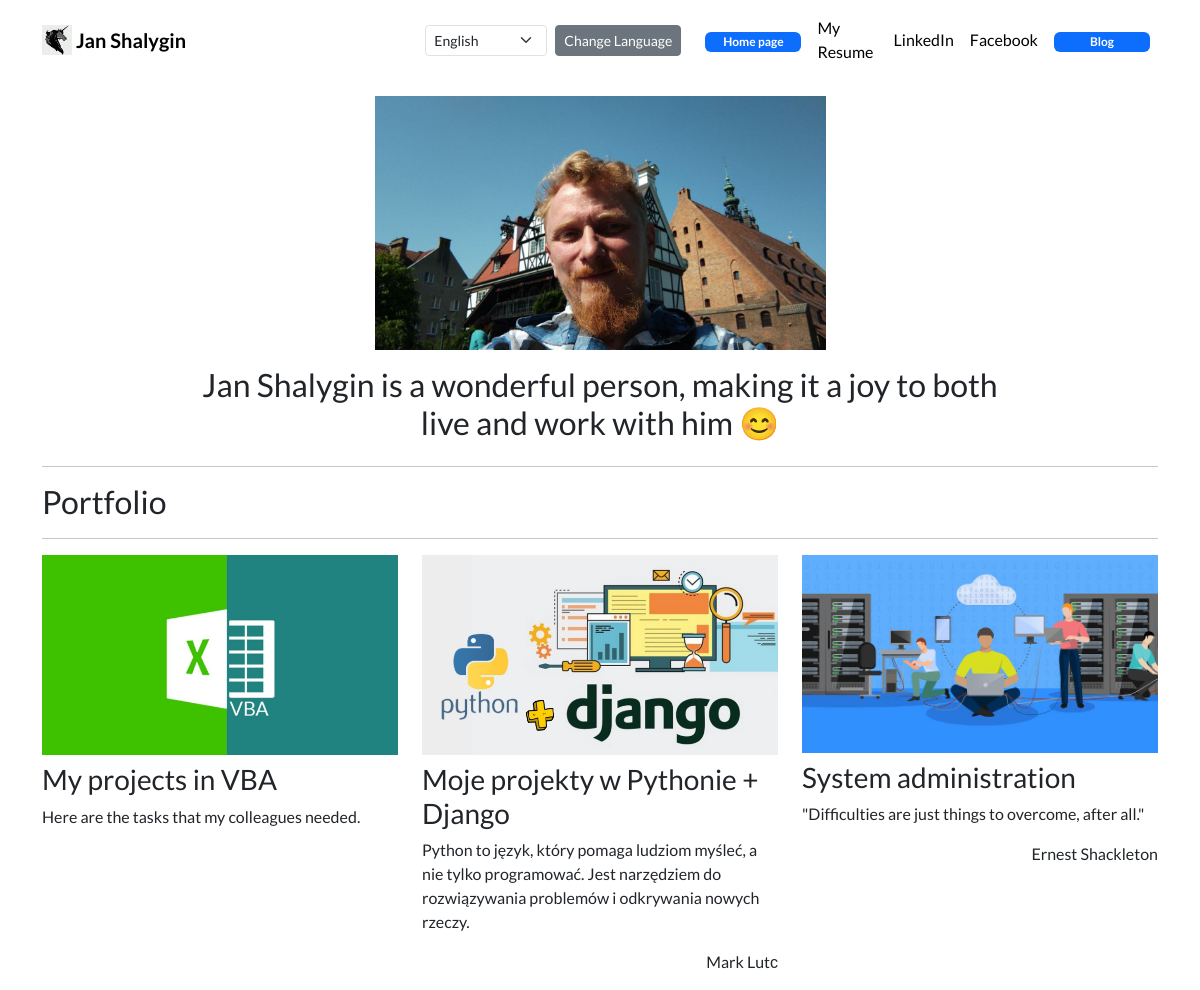
The page /en/ on the database its author committed.
### portfolio/models.py (models this page shows, shortened)
class Project(models.Model):
    title = models.CharField(max_length=100)
    description = models.CharField(max_length=250, )
    image = models.ImageField(upload_to='portfolio/images/')
    url = models.CharField(max_length=150, blank=True)

### portfolio/views.py (the view)
# urls.py: 2. Add a URL to urlpatterns:  path('', views.home, name='home')
def home(request):
    temp = 'My_home_page'
    projects = Project.objects.all()
    return render(request, 'portfolio/home.html', {'temp': temp, 'projects': projects})

### portfolio/templates/portfolio/home.html
{% extends 'portfolio/base.html' %}
{% load i18n %}
{% load static %}
{% block content %}
   <div class="row justify-content-center my-3">
      <div class="col-5">
        <img src="{% static 'portfolio/13.jpg' %}" class="img-fluid">
      </div>
    </div>
    <div class="row justify-content-center mb-3">
      <div class="col-md-9 text-center">
        <h1 id="hometext" class="fs-2">
            {% trans "Jan Shalygin is a wonderful person, making it a joy to both live and work with him" %}
            😊</h1>
      </div>
    </div>
    <hr>
    <h2 class="mt-1 fs-2">{% trans "Portfolio" %}</h2>
    <hr>
    <div class="row">
      {% for project in projects %}
        <div class="col-lg-4 col-md-6">
        {% if project.url %}
            <a href="{{ project.url }}">
              <img src="{{ project.image.url }}" class="img-fluid mb-2">
            </a>
        {% else %}
            <img src="{{ project.image.url }}" class="img-fluid mb-2">
        {% endif %}
        <h3>{{ project.title }}</h3>
        <p>{{ project.description|safe }}</p>
        </div>
      {% endfor %}
    </div>
{% endblock %}

### portfolio/static/portfolio/custom.css (style rules this page uses)
body { font-family: 'Lato', sans-serif; }
@media (min-width: 992px) { #hometext { font-size: 2.5rem; } }

### rows shown on the page
Project: image (picture), title "My projects in VBA", description "Here are the tasks that my colleagues needed."
Project: image (picture), title "Moje projekty w Pythonie + Django", description "Python to język, który pomaga ludziom myśleć, a nie tylko programować. Jest narzędziem do rozwiązywania problemów i odkrywania nowych rzeczy. Mark Lutс"
Project: image (picture), title "System administration", description "\"Difficulties are just things to overcome, after all.\" Ernest Shackleton"
